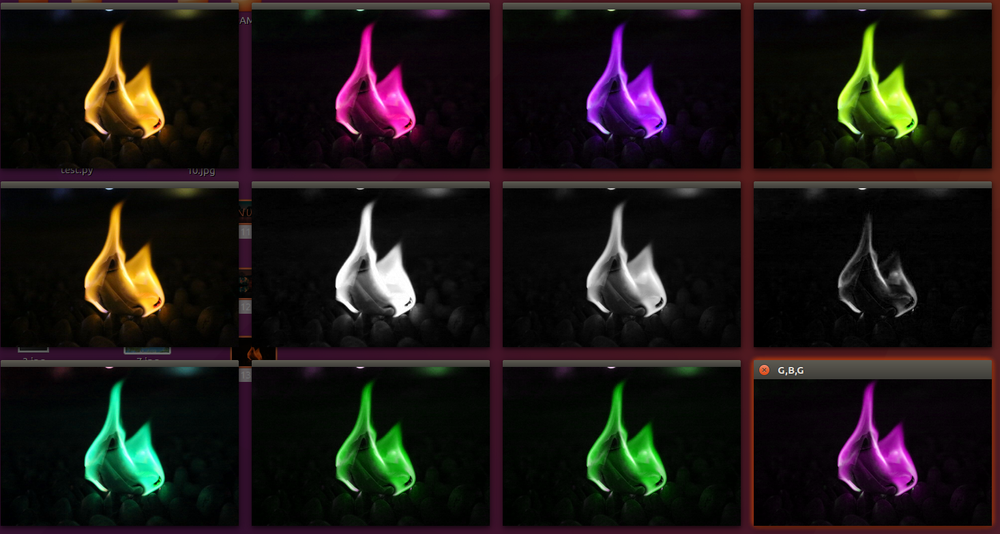
#> input picture UC截图20170608092306.png, 1000 x 534 px, shrunk from 1466 x 783 before the run
$ python '03 histogarm_test.py' --image 'UC截图20170608092306.png'
#> lines starting #> are read from the running program, lines starting #| are printed output that depends on the picture
#This code is test for getting 3 colors histogram and 2D color historm.

from __future__ import print_function
from matplotlib import pyplot as plt
import numpy as np
import cv2
import argparse

ap =argparse.ArgumentParser()
ap.add_argument("-i","--image",required =True,help="Path to the image")
args = vars(ap.parse_args())

image = cv2.imread(args["image"])
#> image is the input picture: shape (534, 1000, 3); mean B, G, R 21.1, 22.9, 28.1
cv2.imshow("Orignal",image)
cv2.waitKey(0)


chans = cv2.split(image)
colors=("b","g","r")
plt.figure()
plt.title("'Flattened' Color Histogram")
plt.xlabel("Bins")
plt.ylabel("# of pixels")

for (chan ,color) in zip (chans,colors):
	hist =cv2.calcHist([chan],[0],None,[256],[0,256])
	plt.plot(hist,color = color)
	plt.xlim(0,256)
#> this loop made 3 passes
#> color on passes 1 to 3: 'b', 'g', 'r'

plt.show()
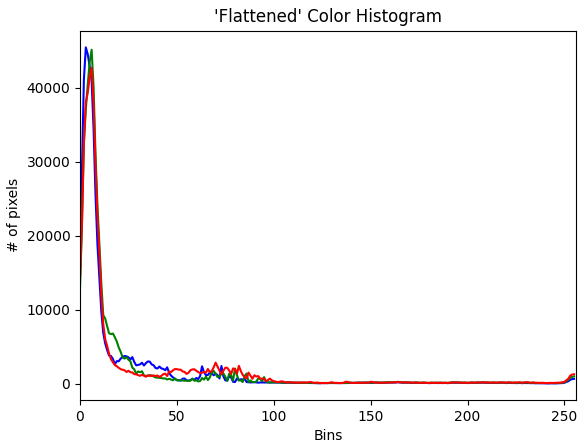
#> figure drawn by matplotlib, 1 panel; curve peaks at x = 3, y = 45418; curve peaks at x = 6, y = 45097; curve peaks at x = 6, y = 42643
cv2.waitKey(0)

fig = plt.figure()

ax = fig.add_subplot(131)
hist = cv2.calcHist([chans[1],chans[0]],[0,1],None,[32,32],[0,256,0,256])
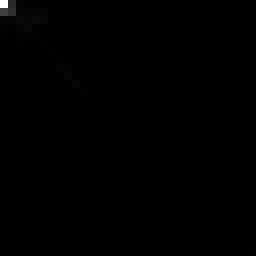
#> hist: shape (32, 32) float32 (shown 8 times larger); min 0, max 227699, mean 521.5; drawn with min black and max white
p = ax.imshow(hist,interpolation = "nearest")
ax.set_title("2D Color Histogram for G and B")
plt.colorbar(p)

ax =fig.add_subplot(132)
hist = cv2.calcHist([chans[1],chans[2]],[0,1],None,[32,32],[0,256,0,256])
p = ax.imshow(hist,interpolation = "nearest")
ax.set_title("2D Color Histogram for G and R")
plt.colorbar(p)

ax = fig.add_subplot(133)
hist = cv2.calcHist([chans[0],chans[2]],[0,1],None,[32,32],[0,256,0,256])
p = ax.imshow(hist, interpolation = "nearest")
ax.set_title("2D Color Histogram for B and R")
plt.colorbar(p)

plt.show()
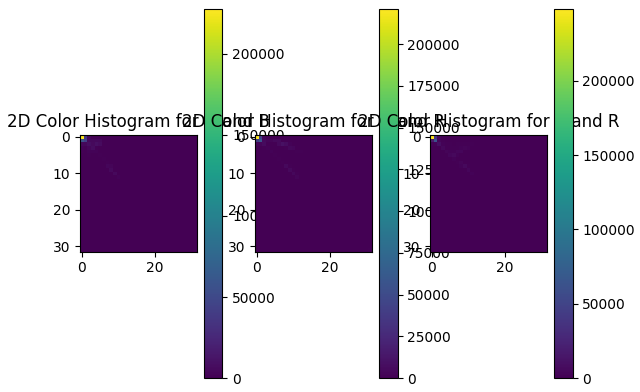
#> figure drawn by matplotlib, 6 panels
cv2.waitKey(0)

print("2D histogram shap: {},with {} values".format(hist.shape,hist.flatten().shape[0]))
#| 2D histogram shap: (32, 32),with 1024 values
